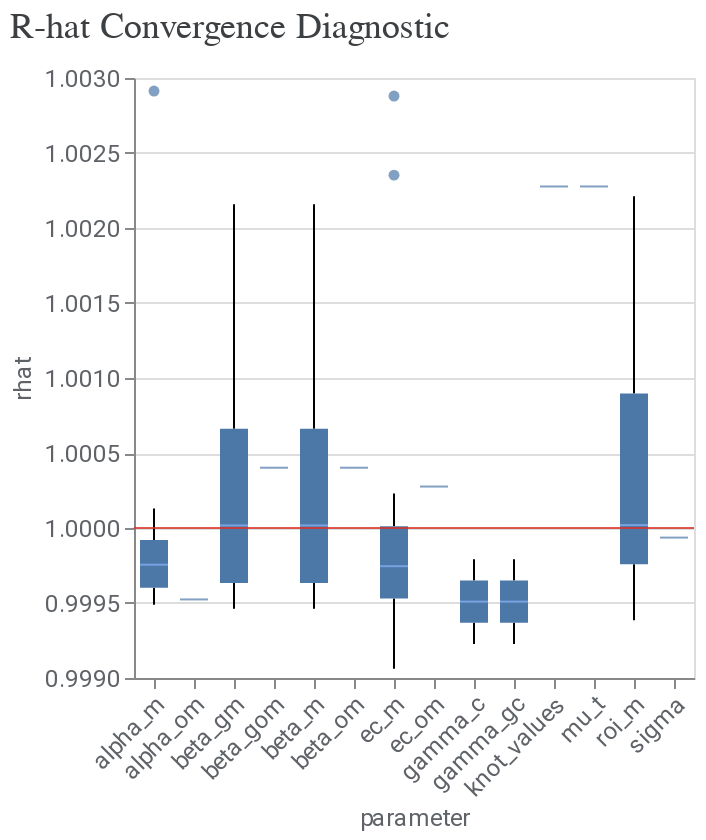

Notebook source saved alongside this figure:
### Code cell
model_diagnostics = visualizer.ModelDiagnostics(mmm)
model_diagnostics.plot_rhat_boxplot()

### Figure 1 — Vega-Lite specification as saved in the notebook (floating-point values rounded to 4 significant figures; data arrays with more than 128 entries replaced by an {"elided": "..."} marker saying what was removed)
{"config": {"view": {"continuousWidth": 300, "continuousHeight": 300}, "axis": {"labelColor": "#5F6368", "labelFont": "Roboto", "labelFontSize": 12, "titleColor": "#5F6368", "titleFont": "Roboto", "titleFontSize": 12, "titleFontWeight": "normal"}}, "layer": [{"data": {"name": "data-257d3ead7bbd6879d3cd8ad08a57cf03"}, "mark": {"type": "boxplot", "median": {"color": "#8AB4F8"}, "outliers": {"filled": true}}, "encoding": {"x": {"axis": {"labelAngle": -45}, "field": "parameter", "type": "nominal"}, "y": {"field": "rhat", "scale": {"zero": false}, "type": "quantitative"}}}, {"data": {"name": "empty"}, "mark": {"type": "rule", "color": "#D93025", "opacity": 0.8}, "encoding": {"y": {"datum": 1}}}], "title": {"text": "R-hat Convergence Diagnostic", "anchor": "start", "color": "#3C4043", "font": "Google Sans Display", "fontSize": 18, "fontWeight": "normal", "offset": 10}, "$schema": "https://vega.github.io/schema/vega-lite/v5.20.1.json", "datasets": {"data-257d3ead7bbd6879d3cd8ad08a57cf03": {"elided": "231 records"}, "empty": [{}]}}
